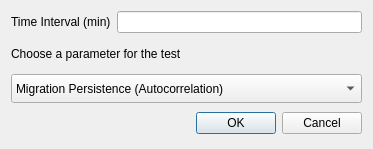
<?xml version="1.0" encoding="UTF-8"?>
<ui version="4.0">
 <class>Stat_parameters_window</class>
 <widget class="QDialog" name="Stat_parameters_window">
  <property name="geometry">
   <rect>
    <x>0</x>
    <y>0</y>
    <width>373</width>
    <height>149</height>
   </rect>
  </property>
  <property name="sizePolicy">
   <sizepolicy hsizetype="Expanding" vsizetype="Expanding">
    <horstretch>0</horstretch>
    <verstretch>0</verstretch>
   </sizepolicy>
  </property>
  <property name="windowTitle">
   <string>Choose Parameter</string>
  </property>
  <property name="sizeGripEnabled">
   <bool>false</bool>
  </property>
  <layout class="QVBoxLayout" name="verticalLayout">
   <item>
    <layout class="QGridLayout" name="gridLayout">
     <item row="0" column="0">
      <widget class="QLabel" name="label_2">
       <property name="text">
        <string>Time Interval (min)</string>
       </property>
      </widget>
     </item>
     <item row="0" column="1">
      <widget class="QLineEdit" name="lineEdit_2"/>
     </item>
    </layout>
   </item>
   <item>
    <widget class="QLabel" name="label">
     <property name="sizePolicy">
      <sizepolicy hsizetype="Expanding" vsizetype="Expanding">
       <horstretch>0</horstretch>
       <verstretch>0</verstretch>
      </sizepolicy>
     </property>
     <property name="text">
      <string>Choose a parameter for the test</string>
     </property>
    </widget>
   </item>
   <item>
    <widget class="QComboBox" name="comboBox">
     <property name="sizePolicy">
      <sizepolicy hsizetype="Expanding" vsizetype="Expanding">
       <horstretch>0</horstretch>
       <verstretch>0</verstretch>
      </sizepolicy>
     </property>
     <item>
      <property name="text">
       <string>Migration Persistence (Autocorrelation)</string>
      </property>
     </item>
     <item>
      <property name="text">
       <string>Speed</string>
      </property>
     </item>
     <item>
      <property name="text">
       <string>MSD</string>
      </property>
     </item>
     <item>
      <property name="text">
       <string>Directionality Ratio</string>
      </property>
     </item>
    </widget>
   </item>
   <item>
    <widget class="QDialogButtonBox" name="buttonBox">
     <property name="sizePolicy">
      <sizepolicy hsizetype="Expanding" vsizetype="Expanding">
       <horstretch>0</horstretch>
       <verstretch>0</verstretch>
      </sizepolicy>
     </property>
     <property name="orientation">
      <enum>Qt::Orientation::Horizontal</enum>
     </property>
     <property name="standardButtons">
      <set>QDialogButtonBox::StandardButton::Cancel|QDialogButtonBox::StandardButton::Ok</set>
     </property>
    </widget>
   </item>
  </layout>
 </widget>
 <resources/>
 <connections/>
</ui>
